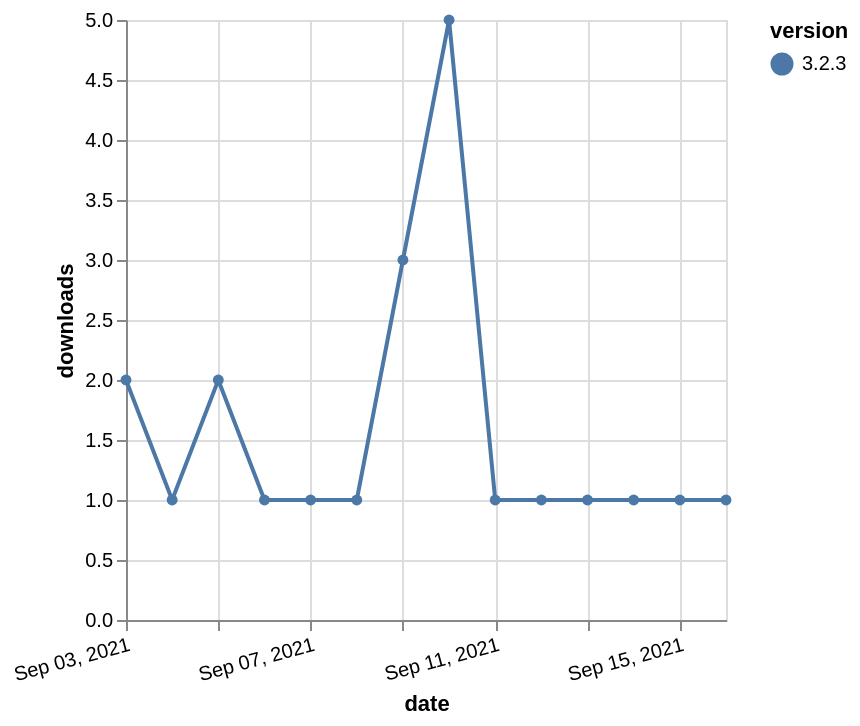

This figure's Vega-Lite source:
### Vega-Lite specification from a JSON file in a GitHub repository (floating-point values rounded to 4 significant figures)
{"$schema": "https://vega.github.io/schema/vega-lite/v5.json", "description": "A simple bar chart with embedded data.", "data": {"values": [{"date": "2021-09-03", "total": 554, "delta": 2, "version": "3.2.3"}, {"date": "2021-09-04", "total": 555, "delta": 1, "version": "3.2.3"}, {"date": "2021-09-05", "total": 557, "delta": 2, "version": "3.2.3"}, {"date": "2021-09-06", "total": 558, "delta": 1, "version": "3.2.3"}, {"date": "2021-09-07", "total": 559, "delta": 1, "version": "3.2.3"}, {"date": "2021-09-08", "total": 560, "delta": 1, "version": "3.2.3"}, {"date": "2021-09-09", "total": 563, "delta": 3, "version": "3.2.3"}, {"date": "2021-09-10", "total": 568, "delta": 5, "version": "3.2.3"}, {"date": "2021-09-11", "total": 569, "delta": 1, "version": "3.2.3"}, {"date": "2021-09-12", "total": 570, "delta": 1, "version": "3.2.3"}, {"date": "2021-09-13", "total": 571, "delta": 1, "version": "3.2.3"}, {"date": "2021-09-14", "total": 572, "delta": 1, "version": "3.2.3"}, {"date": "2021-09-15", "total": 573, "delta": 1, "version": "3.2.3"}, {"date": "2021-09-16", "total": 574, "delta": 1, "version": "3.2.3"}]}, "width": "container", "mark": {"type": "line", "point": {"filled": true}}, "encoding": {"x": {"field": "date", "type": "temporal", "timeUnit": "yearmonthdate", "title": "date", "axis": {"labelAngle": -15}}, "y": {"field": "delta", "type": "quantitative", "title": "downloads"}, "color": {"field": "version", "type": "nominal"}, "tooltip": {"field": "delta"}}}
